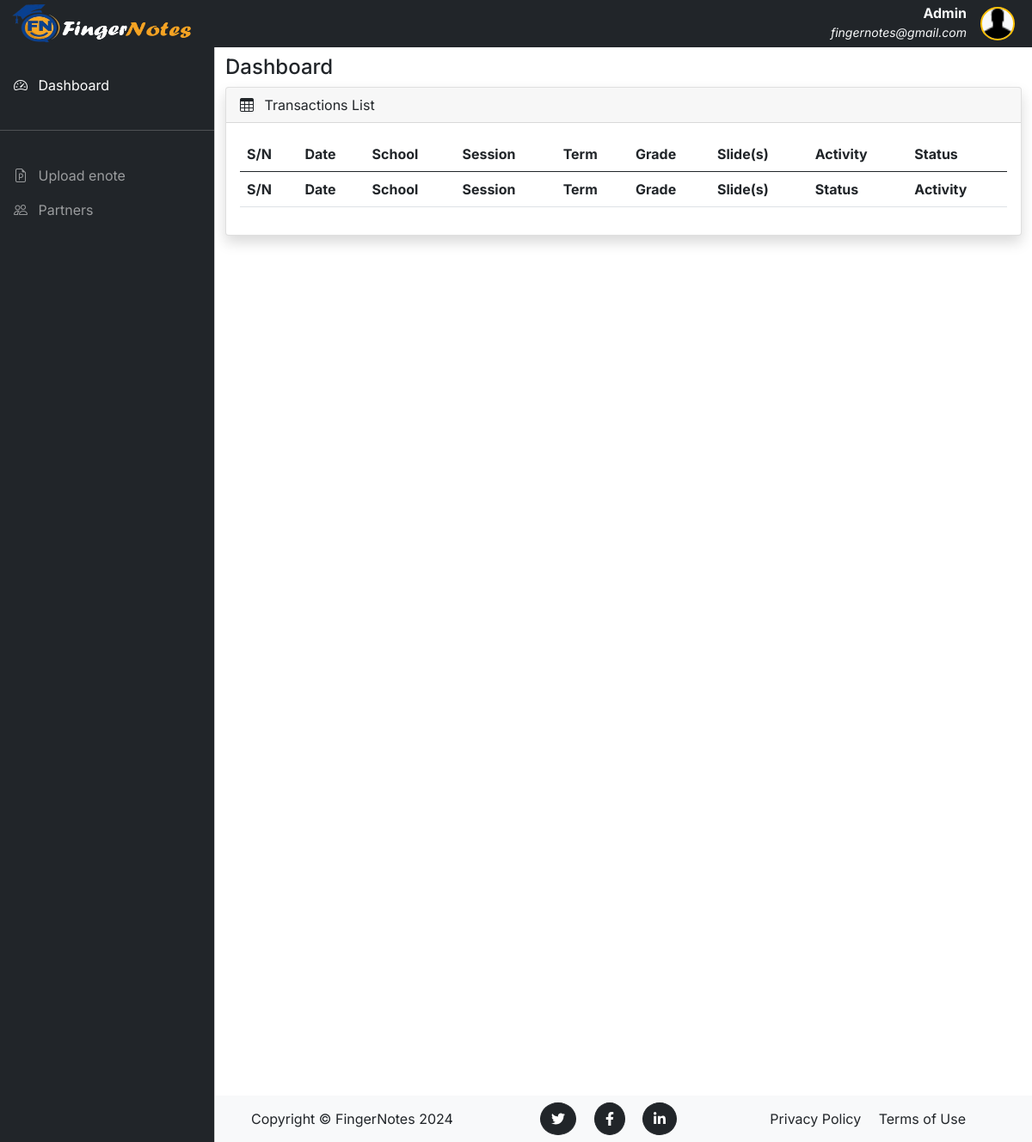
The app's page /admin/dashboard (signed in), older data.
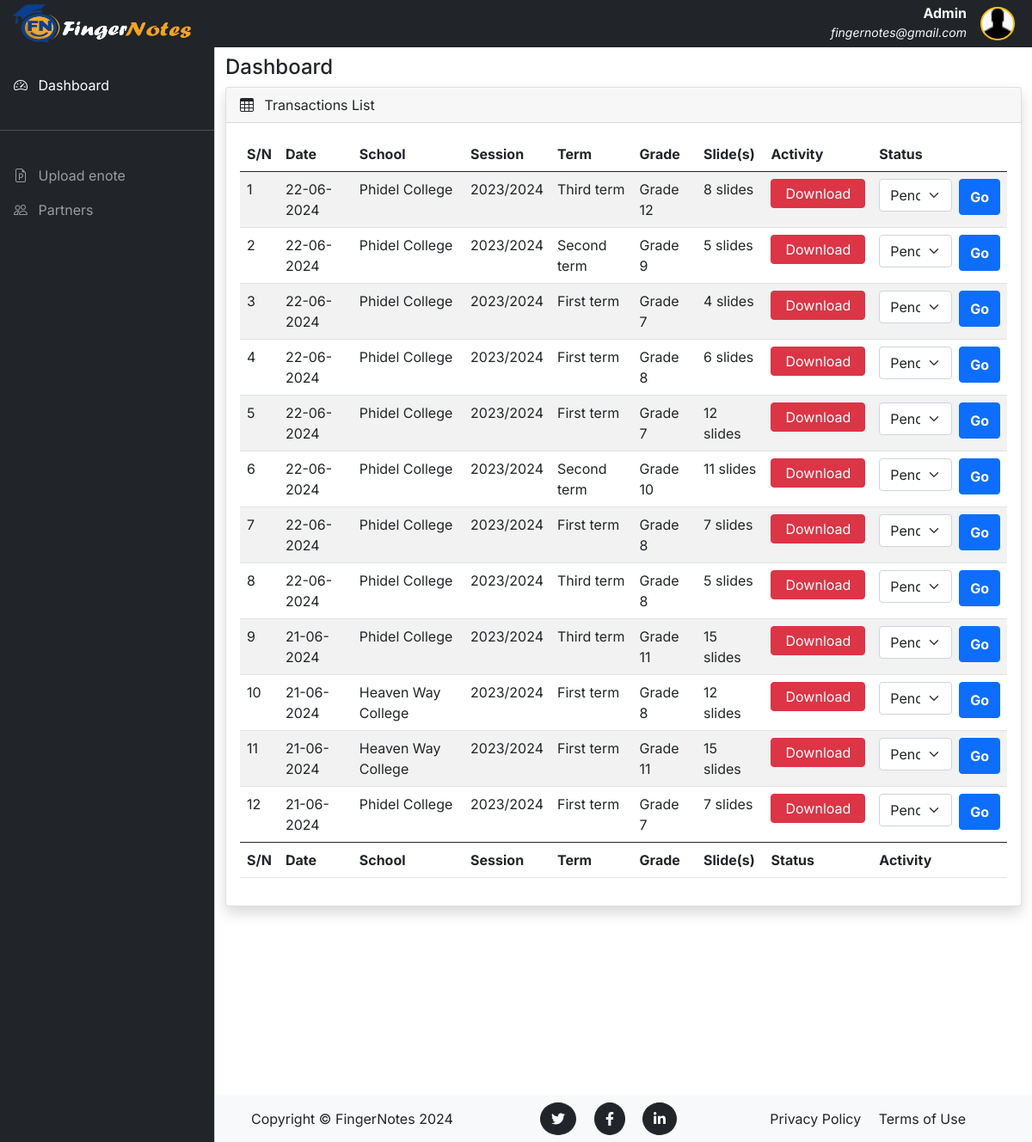
The same page, newer data.
### fingerNotes/models.py (models this page shows, shortened)
class UploadInfo(db.Model):
    __tablename__ = 'uploads'
    id = db.Column(db.Integer, primary_key=True)
    session = db.Column(db.String(20), nullable=False)
    term = db.Column(db.String(20), nullable=False)
    grade = db.Column(db.String(20), nullable=False)
    status = db.Column(db.String(20), default='pending')
    date = db.Column(db.DateTime, nullable=False, default=datetime.now)
    user_id = db.Column(db.Integer, db.ForeignKey('users.id', name='fk_upload_user'), nullable=False)
    files = db.relationship('File', backref='upload_info', lazy=True, cascade='all, delete-orphan')

class User(db.Model, UserMixin):
    __tablename__ = 'users'
    id = db.Column(db.Integer, primary_key=True)
    school_name = db.Column(db.String(120), nullable=False)
    email = db.Column(db.String(120), nullable=False, unique=True)
    country = db.Column(db.String(100), nullable=False)
    image_file = db.Column(db.String(20), nullable=False, default='default.png')
    password = db.Column(db.String(60), nullable=False)
    telephone_no = db.Column(db.String(14))
    school_address = db.Column(db.String(255))
    school_website = db.Column(db.String(255))
    upload_infos = db.relationship('UploadInfo', backref='user', lazy=True, cascade='all, delete-orphan')

### fingerNotes/routes.py (the view)
@app.route("/admin/dashboard")
@login_required
def admin_dashboard():
    uploads = UploadInfo.query.order_by(UploadInfo.date.desc()).all()
    return render_template("admin_dashboard.html", uploads=uploads)

### fingerNotes/models.py (called while the page is built)
@login_manager.user_loader
def load_user(user_id):
    return User.query.get(int(user_id))

### fingerNotes/templates/admin_dashboard.html (shortened to what this page needs)
{% extends 'admin_base.html' %} {% set active_page = "admin_dashboard" %} {%
block content %}
<div class="container-fluid">
  <div class="row">
    <div class="col-md-12">
      <h4>Dashboard</h4>
    </div>
  </div>
  <div class="row">
    <div class="col-md-12 mb-3">
      <div class="card shadow">
        <div class="card-header">
          <span><i class="bi bi-table me-2"></i></span> Transactions List
        </div>
        <div class="card-body">
          <div class="table-responsive">
            <table
              id="example"
              class="table table-striped data-table"
              style="width: 100%">
              <thead>
                <tr>
                  <th>S/N</th>
                  <th>Date</th>
                  <th>School</th>
                  <th>Session</th>
                  <th>Term</th>
                  <th>Grade</th>
                  <th>Slide(s)</th>
                  <th>Activity</th>
                  <th>Status</th>
                </tr>
              </thead>
              <tbody>
                {% for upload in uploads %}
                <tr>
                  <td>{{ loop.index }}</td>
                  <td>{{ upload.date.strftime('%d-%m-%Y') }}</td>
                  <td>{{ upload.user.school_name }}</td>
                  <td>{{ upload.session }}</td>
                  <td>{{ upload.term }}</td>
                  <td>{{ upload.grade }}</td>
                  <td>{{ upload.files | length }} slides</td>
                  <td>
                    <a
                      href="{{ url_for('download', school_name=upload.user.school_name, files_id=upload.id) }}"
                      class="float-start btn btn-danger py-1 px-3 shadow-none"
                      >Download</a
                    >
                  </td>
                  <td>
                    <form action="{{ url_for('update_status') }}" method="POST">
                      <div class="d-xl-flex">
                        <select
                          name="status"
                          class="form-select mb-1 me-2 custom-input">
                          <option value="Pending" selected>Pending</option>
                        </select>
                        <button
                          class="btn btn-primary fw-bold shadow-none"
                          type="submit">
                          Go
                        </button>
                      </div>
                    </form>
                  </td>
                </tr>
                {% endfor %}
              </tbody>
              <tfoot>
                <tr>
                  <th>S/N</th>
                  <th>Date</th>
                  <th>School</th>
                  <th>Session</th>
                  <th>Term</th>
                  <th>Grade</th>
                  <th>Slide(s)</th>
                  <th>Status</th>
                  <th>Activity</th>
                </tr>
              </tfoot>
            </table>
          </div>
        </div>
      </div>
    </div>
  </div>
</div>
{% endblock%}

Row changes from the older to the newer data that the page shows:
added UploadInfo: date "22-06-2024", user.school_name "Phidel College", session "2023/2024", term "Third term", grade "Grade 12", files|length "8"
added UploadInfo: date "22-06-2024", user.school_name "Phidel College", session "2023/2024", term "Second term", grade "Grade 9", files|length "5"
added UploadInfo: date "22-06-2024", user.school_name "Phidel College", session "2023/2024", term "First term", grade "Grade 7", files|length "4"
added UploadInfo: date "22-06-2024", user.school_name "Phidel College", session "2023/2024", term "First term", grade "Grade 8", files|length "6"
added UploadInfo: date "22-06-2024", user.school_name "Phidel College", session "2023/2024", term "First term", grade "Grade 7", files|length "12"
added UploadInfo: date "22-06-2024", user.school_name "Phidel College", session "2023/2024", term "Second term", grade "Grade 10", files|length "11"
added UploadInfo: date "22-06-2024", user.school_name "Phidel College", session "2023/2024", term "First term", grade "Grade 8", files|length "7"
added UploadInfo: date "22-06-2024", user.school_name "Phidel College", session "2023/2024", term "Third term", grade "Grade 8", files|length "5"
added UploadInfo: date "21-06-2024", user.school_name "Phidel College", session "2023/2024", term "Third term", grade "Grade 11", files|length "15"
added UploadInfo: date "21-06-2024", user.school_name "Heaven Way College", session "2023/2024", term "First term", grade "Grade 8", files|length "12"
added UploadInfo: date "21-06-2024", user.school_name "Heaven Way College", session "2023/2024", term "First term", grade "Grade 11", files|length "15"
added UploadInfo: date "21-06-2024", user.school_name "Phidel College", session "2023/2024", term "First term", grade "Grade 7", files|length "7"
